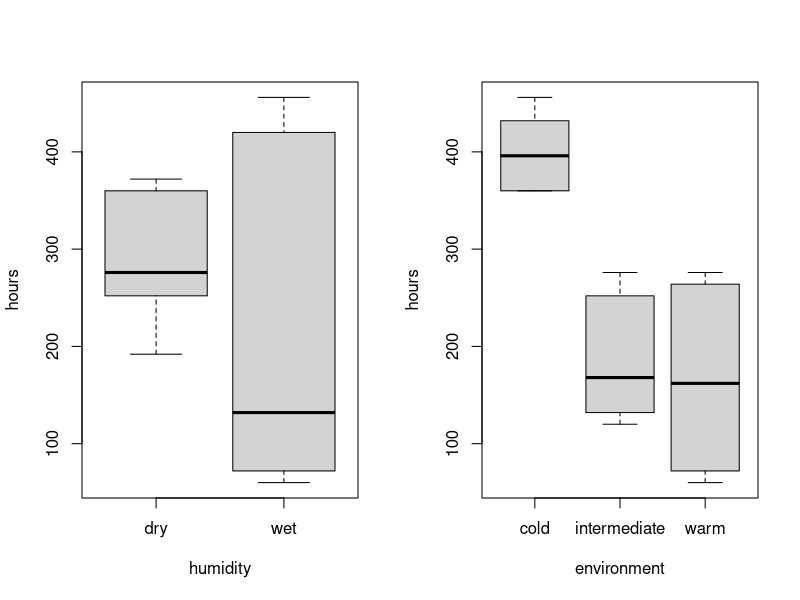
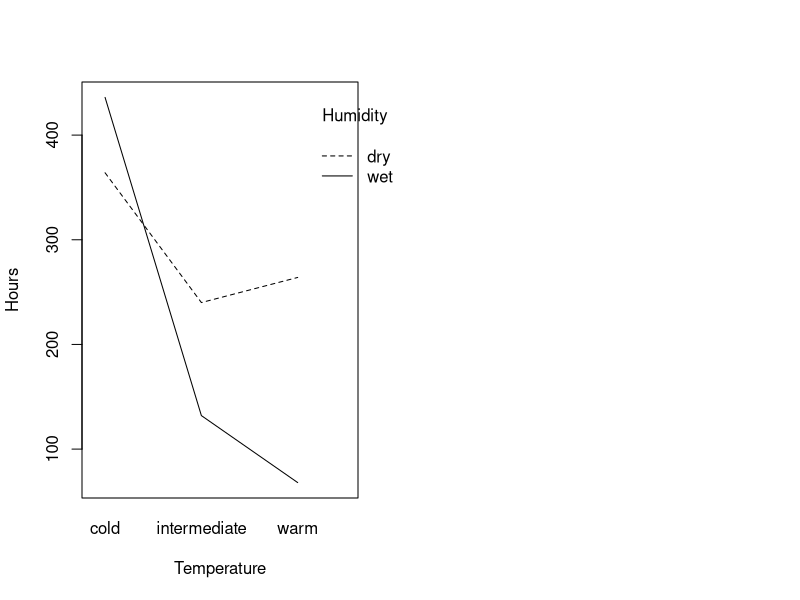
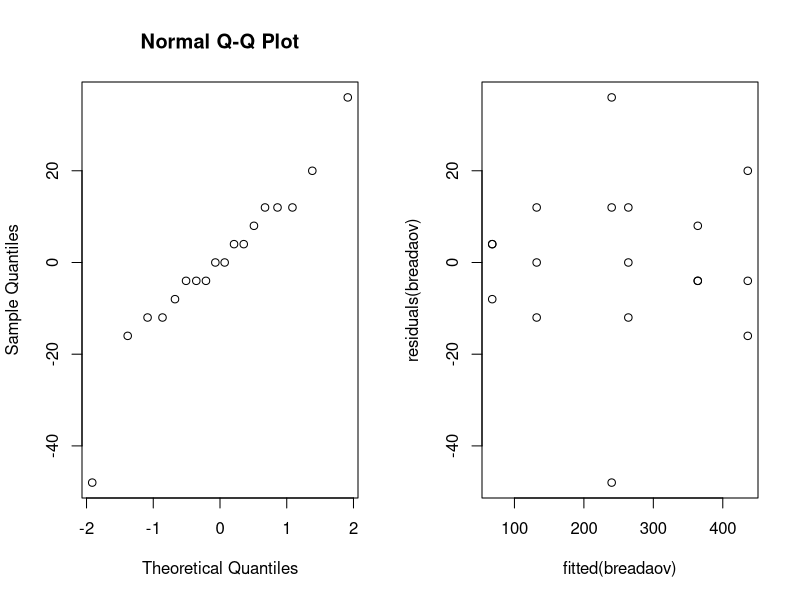
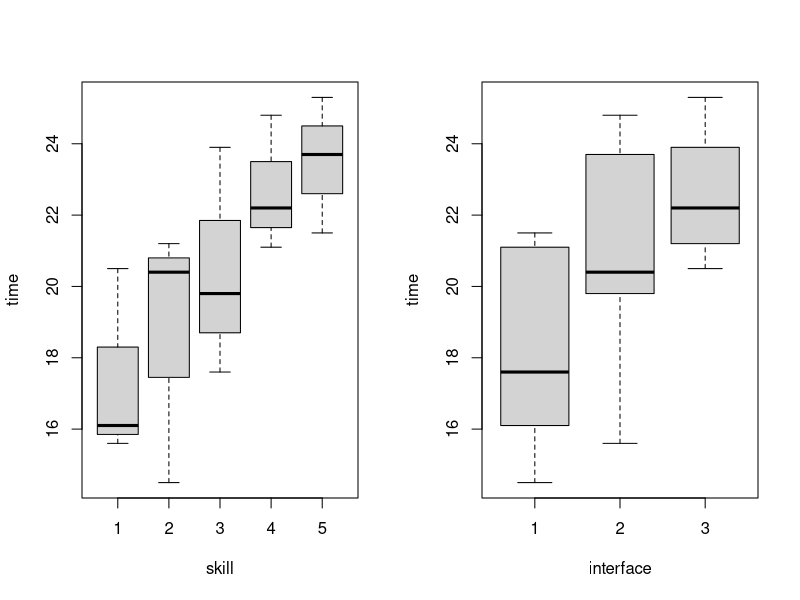
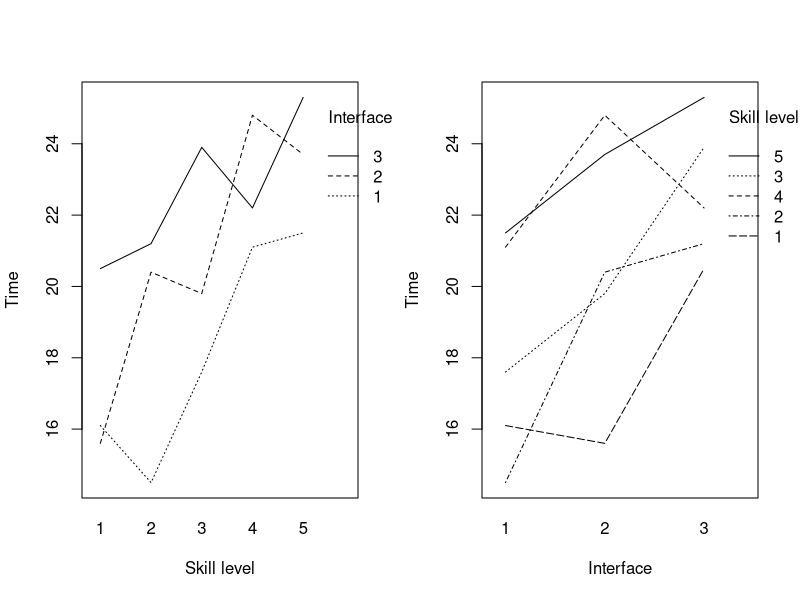
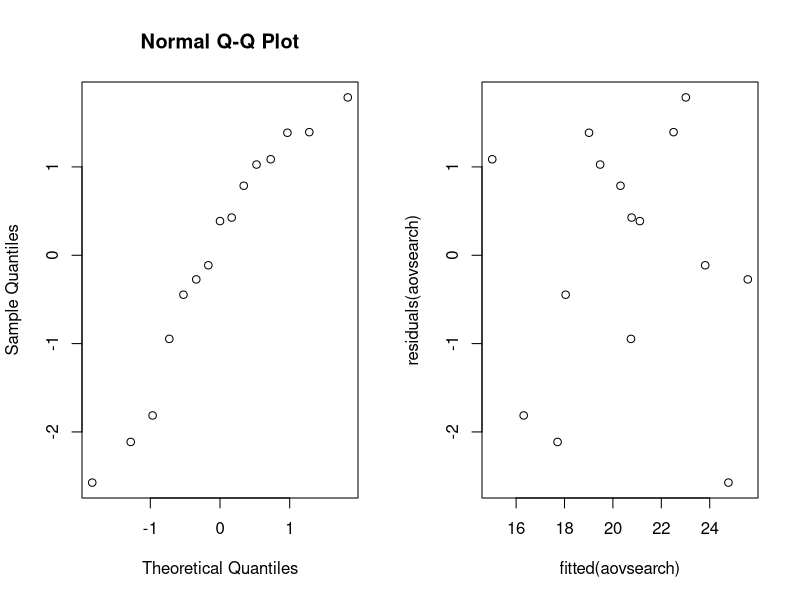

The R source for these figures, in order:
## ---- chunk 1
knitr::opts_chunk$set(echo = FALSE)
knitr::opts_chunk$set(fig.width=8, fig.height=4) 
## ---- chunk 2
bread = read.table("bread.txt", header = TRUE)

par(mfrow=c(1,2))
boxplot(hours ~ humidity, data = bread)
boxplot(hours ~ environment, data = bread)
## ---- chunk 3
  
interaction.plot(bread$environment, bread$humidity, bread$hours,
        xlab = "Temperature", ylab = "Hours", trace.label = "Humidity")
## ---- chunk 4
breadaov=lm(hours~humidity*environment, data = bread); 
anova(breadaov)
## ---- chunk 5
summary(breadaov)$coefficients
## ---- chunk 6
par(mfrow=c(1,2))
qqnorm(residuals(breadaov))
plot(fitted(breadaov),residuals(breadaov))
## ---- chunk 7
search = read.table("search.txt", header = TRUE)

par(mfrow=c(1,2))
boxplot(time~skill, data=search)
boxplot(time~interface, data=search)

interaction.plot(search$skill,search$interface, search$time,
                 xlab = "Skill level", ylab = "Time", trace.label = "Interface")
interaction.plot(search$interface,search$skill, search$time,
                 xlab = "Interface", ylab = "Time", trace.label = "Skill level")

## ---- chunk 8
search$skill = factor(search$skill)
search$interface = factor(search$interface)

aovsearch=lm(time~interface+skill, data=search)
anova(aovsearch)
summary(aovsearch)
## ---- chunk 9
par(mfrow=c(1,2))
qqnorm(residuals(aovsearch))
plot(fitted(aovsearch),residuals(aovsearch))
## ---- chunk 10
friedman.test(search$time,search$interface,search$skill)
## ---- chunk 11

aovsearch=lm(time~interface, data=search)
anova(aovsearch)

